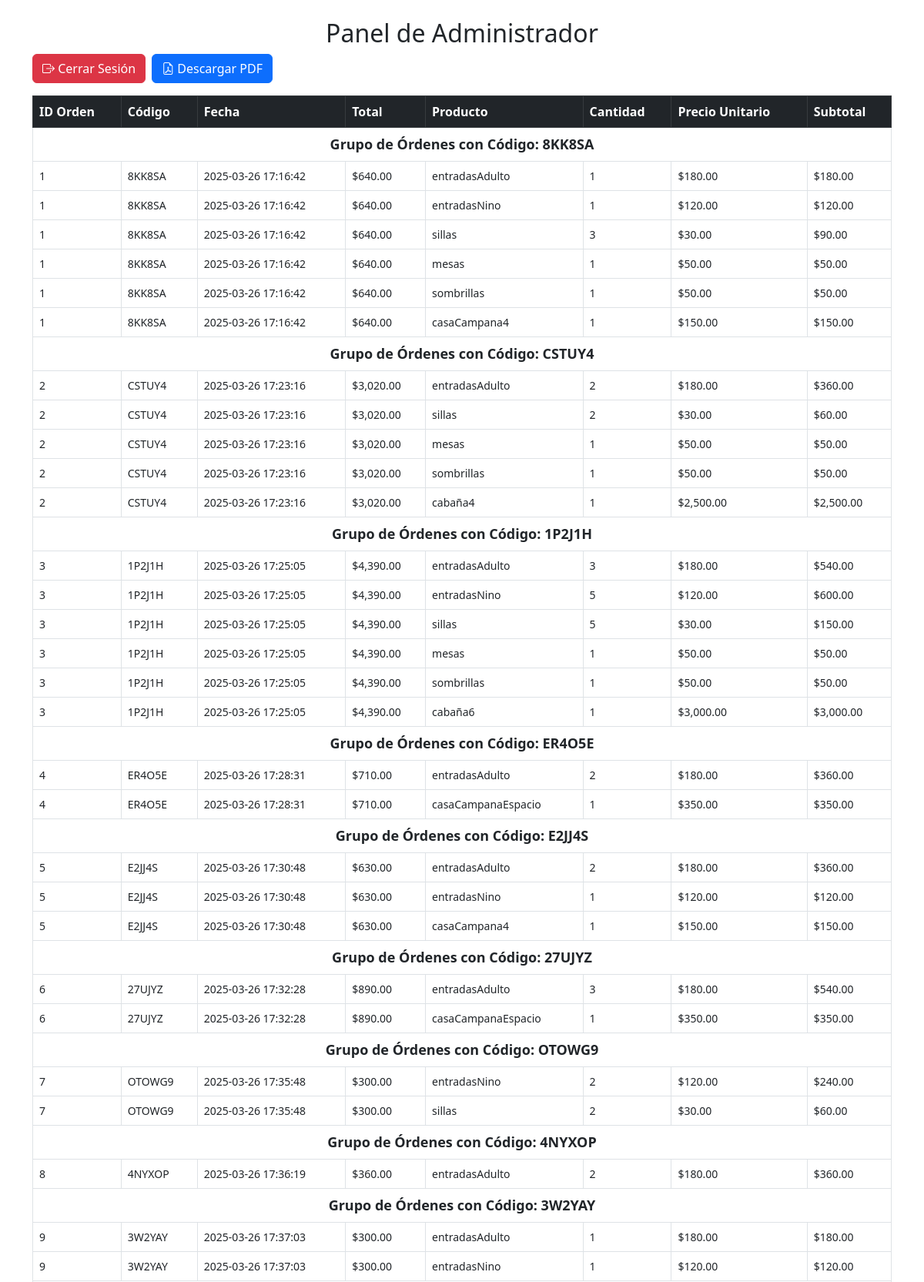
Screenshot of /Views/admin_dashboard.php (signed in, upper part) with the database file from the repository.
### tables this page shows
CREATE TABLE `ordenes` (
  `id_orden` int(11) NOT NULL,
  `id_cliente` int(11) DEFAULT NULL,
  `total` decimal(10,2) NOT NULL,
  `fecha` timestamp NOT NULL DEFAULT current_timestamp()
);

CREATE TABLE `clientes` (
  `id_cliente` int(11) NOT NULL,
  `codigo` varchar(6) NOT NULL,
  `fecha_registro` timestamp NOT NULL DEFAULT current_timestamp()
);

CREATE TABLE `detalles_orden` (
  `id_detalle` int(11) NOT NULL,
  `id_orden` int(11) DEFAULT NULL,
  `producto` varchar(100) NOT NULL,
  `cantidad` int(11) NOT NULL,
  `precio_unitario` decimal(10,2) NOT NULL,
  `subtotal` decimal(10,2) NOT NULL
);

### Views/admin_dashboard.php (the view, shortened to what this page needs)
<?php
require '../Conexion_BD/bd.php';
$query = "
    SELECT o.id_orden, c.codigo, o.fecha, o.total, d.producto, d.cantidad, d.precio_unitario, d.subtotal
    FROM ordenes o
    JOIN clientes c ON o.id_cliente = c.id_cliente
    JOIN detalles_orden d ON o.id_orden = d.id_orden
    ORDER BY o.fecha ASC
";
$result = $conn->query($query);
$ordersGrouped = [];
while ($row = $result->fetch_assoc()) {
    $ordersGrouped[$row['codigo']][] = $row;
}
?>
<!DOCTYPE html>
<html lang="es">
<head>
    <link href="https://cdn.jsdelivr.net/npm/bootstrap@5.3.0/dist/css/bootstrap.min.css" rel="stylesheet">
    <link rel="stylesheet" href="https://cdn.jsdelivr.net/npm/bootstrap-icons/font/bootstrap-icons.css">
</head>
<body>
    <div class="container mt-4">
        <h2 class="text-center">Panel de Administrador</h2>
        <div class="d-flex justify-content-start mb-3">
            <a href="logout.php" class="btn btn-danger me-2">
                <i class="bi bi-box-arrow-right"></i> Cerrar Sesión
            </a>
            <a href="exportar_pdf.php" class="btn btn-primary">
                <i class="bi bi-file-earmark-pdf"></i> Descargar PDF
            </a>
        </div>
        <table class="table table-bordered">
            <thead class="table-dark">
                <tr>
                    <th>ID Orden</th>
                    <th>Código</th>
                    <th>Fecha</th>
                    <th>Total</th>
                    <th>Producto</th>
                    <th>Cantidad</th>
                    <th>Precio Unitario</th>
                    <th>Subtotal</th>
                </tr>
            </thead>
            <tbody>
                <?php
                $colorIndex = 0;
                $colors = ['#f2f2f2', '#e6f7ff', '#fff0f0', '#fff7e6'];
                foreach ($ordersGrouped as $codigo => $groupedOrders):
                    $color = $colors[$colorIndex % count($colors)];
                    $colorIndex++;
                    ?>
                    <tr style="background-color: <?php echo $color; ?>;" class="group-header">
                        <td colspan="8">Grupo de Órdenes con Código: <?php echo $codigo; ?></td>
                    </tr>
                    <?php foreach ($groupedOrders as $row): ?>
                        <tr class="order-row">
                            <td><?php echo $row['id_orden']; ?></td>
                            <td><?php echo $row['codigo']; ?></td>
                            <td><?php echo $row['fecha']; ?></td>
                            <td>$<?php echo number_format($row['total'], 2); ?></td>
                            <td><?php echo $row['producto']; ?></td>
                            <td><?php echo $row['cantidad']; ?></td>
                            <td>$<?php echo number_format($row['precio_unitario'], 2); ?></td>
                            <td>$<?php echo number_format($row['subtotal'], 2); ?></td>
                        </tr>
                    <?php endforeach; ?>
                <?php endforeach; ?>
            </tbody>
        </table>
    </div>
</body>
</html>

### Views/admin_dashboard.php (style rules this page uses)
.group-header { font-weight: bold; padding: 10px; text-align: center; font-size: 18px; }
.order-row { font-size: 14px; }

### rows the page displays
ordenes: id_orden "1", id_cliente.codigo "8KK8SA", fecha "2025-03-26 17:16:42", total "640.00", detalles_orden.producto "entradasAdulto", detalles_orden.cantidad "1", detalles_orden.precio_unitario "180.00", detalles_orden.subtotal "180.00", detalles_orden.producto "entradasNino", detalles_orden.precio_unitario "120.00", detalles_orden.subtotal "120.00", detalles_orden.producto "sillas", detalles_orden.cantidad "3", detalles_orden.precio_unitario "30.00", detalles_orden.subtotal "90.00", detalles_orden.producto "mesas", detalles_orden.precio_unitario "50.00", detalles_orden.subtotal "50.00", detalles_orden.producto "sombrillas", detalles_orden.producto "casaCampana4", detalles_orden.precio_unitario "150.00", detalles_orden.subtotal "150.00"
ordenes: id_orden "2", id_cliente.codigo "CSTUY4", fecha "2025-03-26 17:23:16", total "3,020.00", detalles_orden.producto "entradasAdulto", detalles_orden.cantidad "2", detalles_orden.precio_unitario "180.00", detalles_orden.subtotal "360.00", detalles_orden.producto "sillas", detalles_orden.precio_unitario "30.00", detalles_orden.subtotal "60.00", detalles_orden.producto "mesas", detalles_orden.cantidad "1", detalles_orden.precio_unitario "50.00", detalles_orden.subtotal "50.00", detalles_orden.producto "sombrillas", detalles_orden.producto "cabaña4", detalles_orden.precio_unitario "2,500.00", detalles_orden.subtotal "2,500.00"
ordenes: id_orden "3", id_cliente.codigo "1P2J1H", fecha "2025-03-26 17:25:05", total "4,390.00", detalles_orden.producto "entradasAdulto", detalles_orden.cantidad "3", detalles_orden.precio_unitario "180.00", detalles_orden.subtotal "540.00", detalles_orden.producto "entradasNino", detalles_orden.cantidad "5", detalles_orden.precio_unitario "120.00", detalles_orden.subtotal "600.00", detalles_orden.producto "sillas", detalles_orden.precio_unitario "30.00", detalles_orden.subtotal "150.00", detalles_orden.producto "mesas", detalles_orden.cantidad "1", detalles_orden.precio_unitario "50.00", detalles_orden.subtotal "50.00", detalles_orden.producto "sombrillas", detalles_orden.producto "cabaña6", detalles_orden.precio_unitario "3,000.00", detalles_orden.subtotal "3,000.00"
ordenes: id_orden "4", id_cliente.codigo "ER4O5E", fecha "2025-03-26 17:28:31", total "710.00", detalles_orden.producto "entradasAdulto", detalles_orden.cantidad "2", detalles_orden.precio_unitario "180.00", detalles_orden.subtotal "360.00", detalles_orden.producto "casaCampanaEspacio", detalles_orden.cantidad "1", detalles_orden.precio_unitario "350.00", detalles_orden.subtotal "350.00"
ordenes: id_orden "5", id_cliente.codigo "E2JJ4S", fecha "2025-03-26 17:30:48", total "630.00", detalles_orden.producto "entradasAdulto", detalles_orden.cantidad "2", detalles_orden.precio_unitario "180.00", detalles_orden.subtotal "360.00", detalles_orden.producto "entradasNino", detalles_orden.cantidad "1", detalles_orden.precio_unitario "120.00", detalles_orden.subtotal "120.00", detalles_orden.producto "casaCampana4", detalles_orden.precio_unitario "150.00", detalles_orden.subtotal "150.00"
ordenes: id_orden "6", id_cliente.codigo "27UJYZ", fecha "2025-03-26 17:32:28", total "890.00", detalles_orden.producto "entradasAdulto", detalles_orden.cantidad "3", detalles_orden.precio_unitario "180.00", detalles_orden.subtotal "540.00", detalles_orden.producto "casaCampanaEspacio", detalles_orden.cantidad "1", detalles_orden.precio_unitario "350.00", detalles_orden.subtotal "350.00"
ordenes: id_orden "7", id_cliente.codigo "OTOWG9", fecha "2025-03-26 17:35:48", total "300.00", detalles_orden.producto "entradasNino", detalles_orden.cantidad "2", detalles_orden.precio_unitario "120.00", detalles_orden.subtotal "240.00", detalles_orden.producto "sillas", detalles_orden.precio_unitario "30.00", detalles_orden.subtotal "60.00"
ordenes: id_orden "8", id_cliente.codigo "4NYXOP", fecha "2025-03-26 17:36:19", total "360.00", detalles_orden.producto "entradasAdulto", detalles_orden.cantidad "2", detalles_orden.precio_unitario "180.00", detalles_orden.subtotal "360.00"
ordenes: id_orden "9", id_cliente.codigo "3W2YAY", fecha "2025-03-26 17:37:03", total "300.00", detalles_orden.producto "entradasAdulto", detalles_orden.cantidad "1", detalles_orden.precio_unitario "180.00", detalles_orden.subtotal "180.00", detalles_orden.producto "entradasNino", detalles_orden.precio_unitario "120.00", detalles_orden.subtotal "120.00"

### other values shown
$codigo "8KK8SA"
$codigo "CSTUY4"
$codigo "1P2J1H"
$codigo "ER4O5E"
$codigo "E2JJ4S"
$codigo "27UJYZ"
$codigo "OTOWG9"
$codigo "4NYXOP"
$codigo "3W2YAY"
